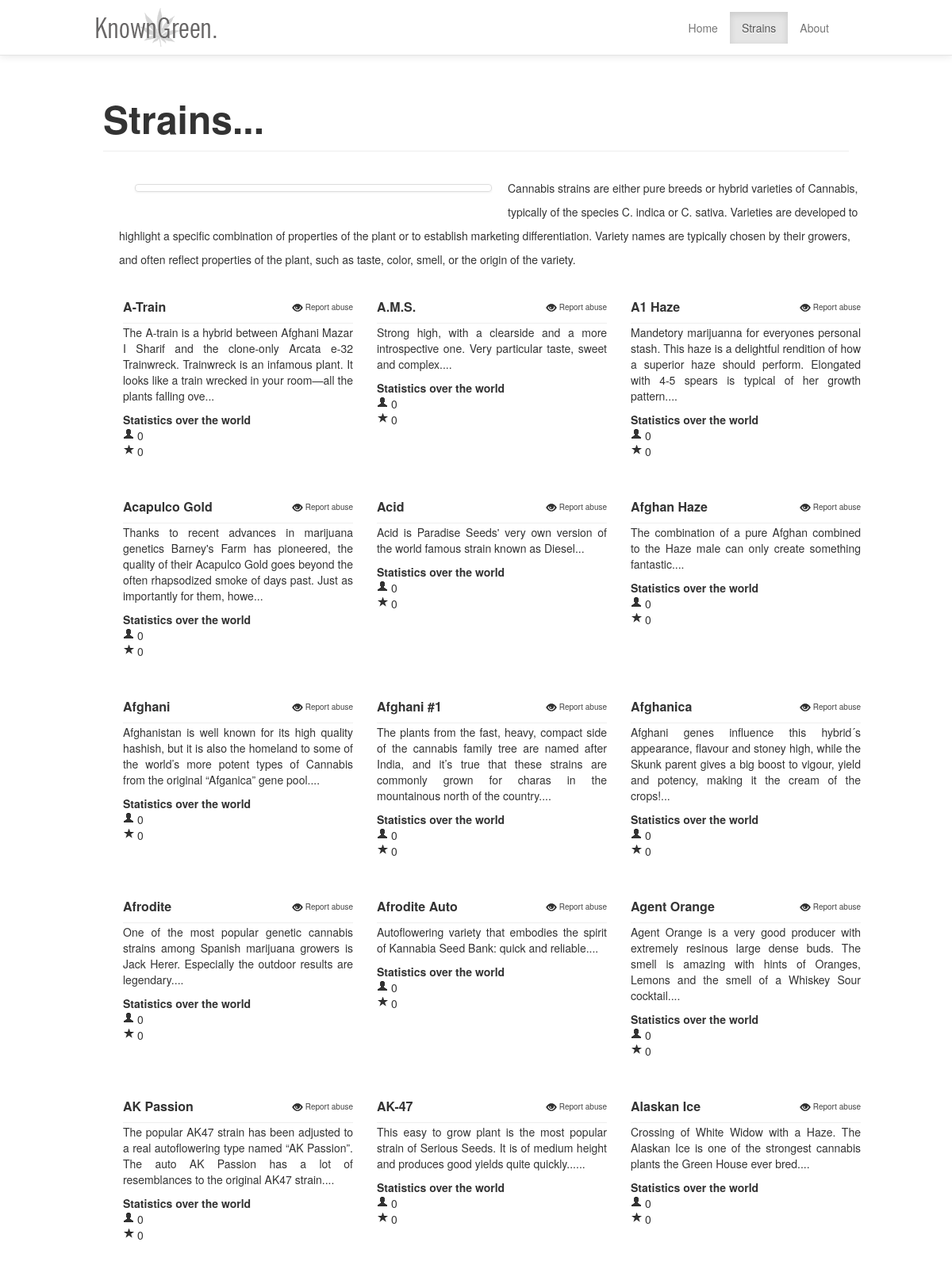
Screenshot of /strains (upper part) with the database file from the repository.
### tables this page shows
CREATE TABLE IF NOT EXISTS `strain` (
  `ID` int(11) NOT NULL AUTO_INCREMENT,
  `Name` varchar(80) NOT NULL,
  `Description` text NOT NULL,
  PRIMARY KEY (`ID`)
);

### config/class.db.php (called while the page is built, shortened)
<?php
class db extends PDO {
	private function cleanup($bind) {
		if(!is_array($bind)) {
			if(!empty($bind))
				$bind = array($bind);
			else
				$bind = array();
		}
		return $bind;
	}
	public function run($sql, $bind="") {
		$this->sql = trim($sql);
		$this->bind = $this->cleanup($bind);
		try {
			$pdostmt = $this->prepare($this->sql);
			if($pdostmt->execute($this->bind) !== false) {
				if(preg_match("/^(" . implode("|", array("select", "describe", "pragma")) . ") /i", $this->sql))
					return $pdostmt->fetchAll(PDO::FETCH_ASSOC);
				elseif(preg_match("/^(" . implode("|", array("delete", "insert", "update")) . ") /i", $this->sql))
					return $pdostmt->rowCount();
			}
		} catch (PDOException $e) {
			$this->error = $e->getMessage();
			$this->debug();
			return false;
		}
	}
	public function select($table, $where="", $bind="", $fields="*", $groupby="", $orderby="", $limit="") {
		$sql = "SELECT " . $fields . " FROM " . $table;
		if(!empty($where))
			$sql .= " WHERE " . $where;
		if(!empty($groupby))
			$sql .= " GROUP BY " . $groupby;
		$sql .= ";";
		return $this->run($sql, $bind);
	}
}
?>

### config/config.inc.php (the view, shortened to what this page needs)
<?php
require_once('class.db.php');
$db = new db("mysql:host=127.0.0.1;port=3306;dbname=knowngreen", "root", "");
$db->setAttribute(PDO::ATTR_DEFAULT_FETCH_MODE, PDO::FETCH_CLASS | PDO::FETCH_CLASSTYPE);
function DoReturnInfoStrain($s){
global $db;
$results = $db->select("reg", "Type = '$s'", "", "reg.type,count(*) as TotalTipos, ROUND(AVG(reg.Calification),0) as Promedio", "reg.type");
return $results;
}
?>

### config/config.inc.php (the view, shortened to what this page needs)
<?php
require_once('class.db.php');
$db = new db("mysql:host=127.0.0.1;port=3306;dbname=knowngreen", "root", "");
$db->setAttribute(PDO::ATTR_DEFAULT_FETCH_MODE, PDO::FETCH_CLASS | PDO::FETCH_CLASSTYPE);
function DoReturnInfoStrain($s){
global $db;
$results = $db->select("reg", "Type = '$s'", "", "reg.type,count(*) as TotalTipos, ROUND(AVG(reg.Calification),0) as Promedio", "reg.type");
return $results;
}
?>

### index.php (shortened to what this page needs)
<?php
include("config/config.inc.php");
?>
<!DOCTYPE html>
<html>
  <head>
	<link href="css/knowngreen.css" rel="stylesheet">
    <link href="css/bootstrap.min.css" rel="stylesheet">
	<link href="css/jquery-jvectormap-1.1.1.css" rel="stylesheet">
  </head>
  <body>
	<div class="navbar navbar-static-top">
      <div class="navbar-inner">
        <div class="container">
          <a class="brand logo" href="home">KnownGreen</a>
          <div class="nav-collapse collapse" style="float:right;">
            <ul class="nav">
			<?php
			if(empty($_GET['pag']) OR $_GET['pag']=='home'){
			?>
              <li class="active"><a href="#">Home</a></li>
			<?php
			}else{
			?>
			<li><a href="home">Home</a></li>
			<?php
			}
			if(isset($_GET['pag']) && $_GET['pag']=='strains'){
			?>
            <li class="active"><a href="strains">Strains</a></li>
			<?php
			}else{
			?>
			 <li><a href="strains">Strains</a></li>
			<?php
			}
			if(isset($_GET['pag']) && $_GET['pag']=='about'){
			?>
            <li class="active"><a href="about">About</a></li>
			<?php
			}else{
			?>
			 <li><a href="about">About</a></li>
			<?php
			}
			?>
            </ul>
          </div>
        </div>
      </div>
    </div>
	<div class="container">
	<?php
	if(empty($_GET['pag']) OR $_GET['pag']=='home'){
	?>
<div id="mark-index" class="container">
      <div class="row">
        <div class="span12" style="text-align: center">
          <h1>You footprint on the map</h1>
          <h2 class="lead">Totally anonymous</h2>
		  <div class="buttons">
		  <a style="width:150px; display:inline-block; " data-toggle="modal" class="btn btn-large btn-inverse" data-target="#Footprint">Footprint</a>
		  <?php if($colabore==true){ ?>
		  <span>&nbsp;or&nbsp;</span>
		  <a style="width:100px; display:inline-block; " data-toggle="modal" class="btn btn-mini btn-success" data-target="#Colabore">Colabore</a>
		  <?php
		  }
		  ?>
		  </div>
        </div>
      </div>
    </div>
	<div id="map-status" class="container">
	<div id="world-map-gdp" style="width: 738px; height: 554px"></div>
	<div id="status-info">
	<ul class="nav nav-list">
	<li class="nav-header">Last Added</li>
	<?php echo LastAdd(); ?>
	</ul>
	</div>
	</div>
	<?php
	}elseif($_GET['pag']=='strains'){
	?>
<div id="mark-about" class="container">
      <div class="row">
        <div class="span12">
          <h1 style="font-size:48px;">Strains...</h1>
		  <hr>
		  <div class="span12">
		  		  	  <div style="width:450px; float:left; margin:20px;"><a href="#" class="thumbnail">
              </a>
			  </div>
		  <h2 class="lead">Cannabis strains are either pure breeds or hybrid varieties of Cannabis, typically of the species C. indica or C. sativa. Varieties are developed to highlight a specific combination of properties of the plant or to establish marketing differentiation. Variety names are typically chosen by their growers, and often reflect properties of the plant, such as taste, color, smell, or the origin of the variety.</h2>
		  <?php
		 	$results = $db->select("strain");
	echo "<ul class=\"thumbnails\">";
	$num=0;
	foreach($results as $item){
	$num++;
	$info = DoReturnInfoStrain($item['ID']);
	if (!isset($info[0])) {
    $info[0]["type"]="0";
	$info[0]["TotalTipos"]="0";
	$info[0]["Promedio"]="0";
	}
	echo "<li class=\"span3\" style=\"padding:5px; width:290px; float:left;\"><h3 style=\"font-size:16px; margin:0; padding:0; float:left;\">".strip_tags($item['Name'])."</h3><span style=\"float:right; margin-top: 10px; font-size:10px;\"><a class=\"report-strain\" href=\"report_".$item['ID']."\"><i class=\"icon icon-eye-open\"></i> Report abuse</a></span><div class=\"clearfix\"></div><hr style=\"margin:0; padding:0;\"><p style=\"text-align:justify;\">".strip_tags($item['Description'])."</p>
	<b>Statistics over the world</b><br>
	<i class=\"icon-user\"></i> ".$info[0]['TotalTipos']."<br>
	<i class=\"icon-star\"></i> ".$info[0]['Promedio']."
	</li>";
	if($num == 3){
	$num = 0;
	echo "</ul><ul class=\"thumbnails\">";
	}
	}
	echo "</ul>";
	?>
        </div>
		</div>
      </div>
    </div>
<?php
}
?>
	</div>
  </body>
</html>

### css/knowngreen.css (style rules this page uses)
.navbar-inner { border:none !important; background: #FFF !important; }
.brand.logo { background:url('../img/logo.png') no-repeat -5% center; text-indent: -9999px; width:150px; height:50px; }
.nav-collapse.collapse { height: auto; margin-top: 15px; }
#mark-about h1 { font-size:24px; }
#mark-about { padding:50px 0 50px 0; }
#mark-about a { color:#444; }
#mark-about .lead { font-size:14px; }

### rows the page displays
strain: Name "A-Train", Description "The A-train is a hybrid between Afghani Mazar I Sharif and the clone-only Arcata e-32 Trainwreck. Trainwreck is an infamous plant. It looks like a train wrecked in your room—all the plants falling ove...", TotalTipos "0", Promedio "0"
strain: Name "A.M.S.", Description "Strong high, with a clearside and a more introspective one. Very particular taste, sweet and complex....", TotalTipos "0", Promedio "0"
strain: Name "A1 Haze", Description "Mandetory marijuanna for everyones personal stash. This haze is a delightful rendition of how a superior haze should perform. Elongated with 4-5 spears is typical of her growth pattern....", TotalTipos "0", Promedio "0"
strain: Name "Acapulco Gold", Description "Thanks to recent advances in marijuana genetics Barney's Farm has pioneered, the quality of their Acapulco Gold goes beyond the often rhapsodized smoke of days past. Just as importantly for them, howe...", TotalTipos "0", Promedio "0"
strain: Name "Acid", Description "Acid is Paradise Seeds' very own version of the world famous strain known as Diesel...", TotalTipos "0", Promedio "0"
strain: Name "Afghan Haze", Description "The combination of a pure Afghan combined to the Haze male can only create something fantastic....", TotalTipos "0", Promedio "0"
strain: Name "Afghani", Description "Afghanistan is well known for its high quality hashish, but it is also the homeland to some of the world’s more potent types of Cannabis from the original “Afganica” gene pool....", TotalTipos "0", Promedio "0"
strain: Name "Afghani #1", Description "The plants from the fast, heavy, compact side of the cannabis family tree are named after India, and it’s true that these strains are commonly grown for charas in the mountainous north of the country....", TotalTipos "0", Promedio "0"
strain: Name "Afghanica", Description "Afghani genes influence this hybrid´s appearance, flavour and stoney high, while the Skunk parent gives a big boost to vigour, yield and potency, making it the cream of the crops!...", TotalTipos "0", Promedio "0"
strain: Name "Afrodite", Description "One of the most popular genetic cannabis strains among Spanish marijuana growers is Jack Herer. Especially the outdoor results are legendary....", TotalTipos "0", Promedio "0"
strain: Name "Afrodite Auto", Description "Autoflowering variety that embodies the spirit of Kannabia Seed Bank: quick and reliable....", TotalTipos "0", Promedio "0"
strain: Name "Agent Orange", Description "Agent Orange is a very good producer with extremely resinous large dense buds. The smell is amazing with hints of Oranges, Lemons and the smell of a Whiskey Sour cocktail....", TotalTipos "0", Promedio "0"
strain: Name "AK Passion", Description "The popular AK47 strain has been adjusted to a real autoflowering type named “AK Passion”. The auto AK Passion has a lot of resemblances to the original AK47 strain....", TotalTipos "0", Promedio "0"
strain: Name "AK-47", Description "This easy to grow plant is the most popular strain of Serious Seeds. It is of medium height and produces good yields quite quickly......", TotalTipos "0", Promedio "0"
strain: Name "Alaskan Ice", Description "Crossing of White Widow with a Haze. The Alaskan Ice is one of the strongest cannabis plants the Green House ever bred....", TotalTipos "0", Promedio "0"
